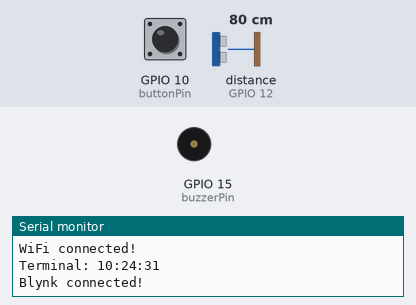
A sketch run on a simulated ESP8266 (NodeMCU). Shown: buzzer (waves = sounding), the last lines printed to the serial monitor. Inputs (shaded band) come from the test bench; at power-on: GPIO 10 (buttonPin) LOW, distance to the obstacle (sensor on GPIO 12) 80 cm. The echo pulse lasts 58.3 µs per cm; WiFi joins after 1.5 s; servers stay silent unless stated; network time is answered at once with the bench clock; the local clock reads 2024-03-15 10:24:30 at power-on unless the sketch sets it.

Above: at 3.0 s.
3.1 s: GPIO 10 (buttonPin) pulled HIGH for 0.25 s
At 4.56 s:
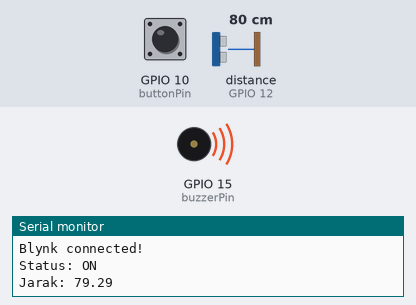
6.1 s: distance to the obstacle (sensor on GPIO 12) set to 147 cm
7.8 s: distance to the obstacle (sensor on GPIO 12) set to 156 cm
At 8.7 s:
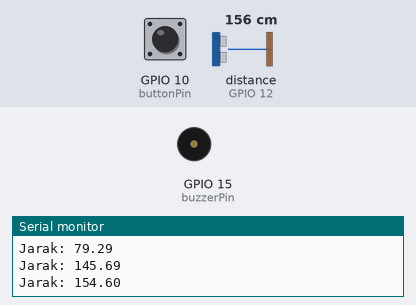
9.3 s: GPIO 10 (buttonPin) pulled HIGH for 1 s
At 9.9 s:
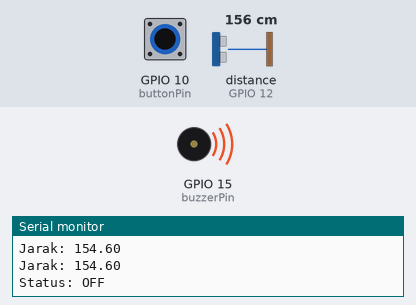
Timing chart, 0 to 12.3 s (numbered marks = the images above; inputs shaded):
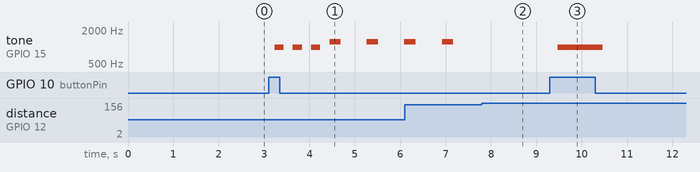

Measured:
- the behaviour switches between 151 and 152 cm on distance to the obstacle (sensor on GPIO 12) (found by bisection; images 1 and 2)
- after the input at 3.1 s, tone on GPIO 15 (buzzerPin): plays 1000 Hz for 0.20 s, 1000 Hz for 0.20 s, 1000 Hz for 0.20 s, 1250 Hz for 0.25 s, 1250 Hz for 0.25 s, 1250 Hz for 0.01 s, starting after 0.14 s
- after the input at 7.8 s, tone on GPIO 15 (buzzerPin): stays silent (without the input it goes to 1250 Hz after 0.26 s)
- after the input at 9.3 s, tone on GPIO 15 (buzzerPin): silent → 1000 Hz after 0.17 s, → silent 1.0 s later

The sketch:

tongkat-tunanetra.ino
```cpp
#define BLYNK_TEMPLATE_ID "TMPL6nSa-73Q7"
#define BLYNK_TEMPLATE_NAME "Tongkat Tunanetra"
#define BLYNK_AUTH_TOKEN "W21wg1eHNBwTmFYWbHSlI4exF0wl7O7b"

// #include <WiFi.h>
// #include <Blynk.h>
#include <WiFiUdp.h>
#include <NTPClient.h>
#include <BlynkSimpleEsp8266.h>
#include <ESP8266WiFi.h>

// WiFi credentials
char ssid[] = "Mantq";
char pass[] = "12345678";

// NTP setup
WiFiUDP udp;
NTPClient timeClient(udp, "pool.ntp.org", 7 * 3600, 60000); // Offset UTC +7 (Yogyakarta) and update every 60 seconds

// Pin setup
int buttonPin = 10;
int buttonState = 0;
int lastButtonState = 0;
bool isOn = false;
int buzzerPin = 15;
const int trigpin = 14;
const int echopin = 12;

unsigned long duration;
float distance;

void setup() {
  Serial.begin(115200);

  // Connecting to Wi-Fi and Blynk
  Serial.println("Connecting to Blynk...");
  Blynk.begin(BLYNK_AUTH_TOKEN, ssid, pass);

  if (WiFi.status() == WL_CONNECTED) {
    Serial.println("WiFi connected!");
  } else {
    Serial.println("WiFi connection failed!");
  }

  // Initialize NTP client
  timeClient.begin();

  // Wait until the NTP time is updated
  while (!timeClient.update()) {
    Serial.println("Menunggu waktu dari NTP...");
    delay(1000);  // Wait for 1 second and try again
  }

  // Setup pin modes
  pinMode(buttonPin, INPUT);
  pinMode(buzzerPin, OUTPUT);
  pinMode(trigpin, OUTPUT);
  pinMode(echopin, INPUT);

  // Initial log to Blynk
  handleLog();

  Serial.println("Blynk connected!");
}

void handleLog() {
  String message = "Aktif";

  // Get current time from NTP
  String currentTime = timeClient.getFormattedTime();

  Serial.println("Terminal: " + currentTime);

  // Send status and time to Blynk
  Blynk.virtualWrite(V0, message);
  Blynk.virtualWrite(V1, currentTime);
}

void loop() {
  Blynk.run();  // Run Blynk to maintain connection
  timeClient.update();  // Update NTP time

  // Read button state
  buttonState = digitalRead(buttonPin);

  // Toggle on/off status when the button is pressed
  if (buttonState == HIGH && lastButtonState == LOW) {
    isOn = !isOn;  // Toggle status ON/OFF
    if (isOn) {
      Serial.println("Status: ON");

      // Buzzer feedback for turning ON
      for (int i = 0; i < 3; i++) {
        tone(buzzerPin, 1000);
        delay(200);
        noTone(buzzerPin);
        delay(200);
      }
    } else {
      Serial.println("Status: OFF");

      // Buzzer feedback for turning OFF
      tone(buzzerPin, 1000);
      delay(1000);
      noTone(buzzerPin);
    }
  }

  // Check distance if system is ON
  if (isOn) {
    // Trigger ultrasonic sensor
    digitalWrite(trigpin, LOW);
    delayMicroseconds(2);
    digitalWrite(trigpin, HIGH);
    delayMicroseconds(10);
    digitalWrite(trigpin, LOW);

    duration = pulseIn(echopin, HIGH);
    distance = duration * 0.034 / 2;    // Calculate distance

    Serial.print("Jarak: ");
    Serial.println(distance);

    // If an object is closer, speed up the buzzer tone
    if (distance <= 150) {
      int delayTime = map(distance, 0, 150, 2, 700);  // Map distance to delay time
      tone(buzzerPin, 1250);
      delay(250);
      noTone(buzzerPin);
      delay(delayTime);
    } else {
      noTone(buzzerPin);
      delay(500);
    }

    // Send the current distance and status to Blynk
    String distanceMessage = "Jarak: " + String(distance) + " cm";
  }

  // Store last button state
  lastButtonState = buttonState;

  delay(200);  // Delay to debounce the button
}
```
